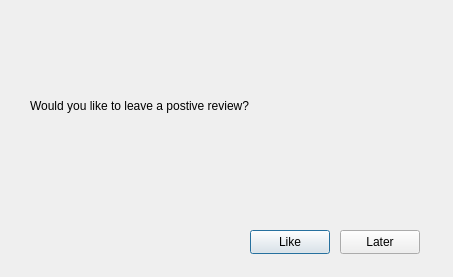
<?xml version="1.0" encoding="UTF-8"?>
<ui version="4.0">
 <class>LikeMovieDialogClass</class>
 <widget class="QDialog" name="LikeMovieDialogClass">
  <property name="geometry">
   <rect>
    <x>0</x>
    <y>0</y>
    <width>453</width>
    <height>277</height>
   </rect>
  </property>
  <property name="windowTitle">
   <string>LikeMovieDialog</string>
  </property>
  <widget class="QLabel" name="message">
   <property name="geometry">
    <rect>
     <x>30</x>
     <y>40</y>
     <width>381</width>
     <height>131</height>
    </rect>
   </property>
   <property name="text">
    <string>Would you like to leave a postive review?</string>
   </property>
  </widget>
  <widget class="QPushButton" name="likeButton">
   <property name="geometry">
    <rect>
     <x>250</x>
     <y>230</y>
     <width>80</width>
     <height>24</height>
    </rect>
   </property>
   <property name="text">
    <string>Like</string>
   </property>
  </widget>
  <widget class="QPushButton" name="closeButton">
   <property name="geometry">
    <rect>
     <x>340</x>
     <y>230</y>
     <width>80</width>
     <height>24</height>
    </rect>
   </property>
   <property name="focusPolicy">
    <enum>Qt::FocusPolicy::TabFocus</enum>
   </property>
   <property name="text">
    <string>Later</string>
   </property>
  </widget>
 </widget>
 <layoutdefault spacing="6" margin="11"/>
 <resources/>
 <connections/>
</ui>
